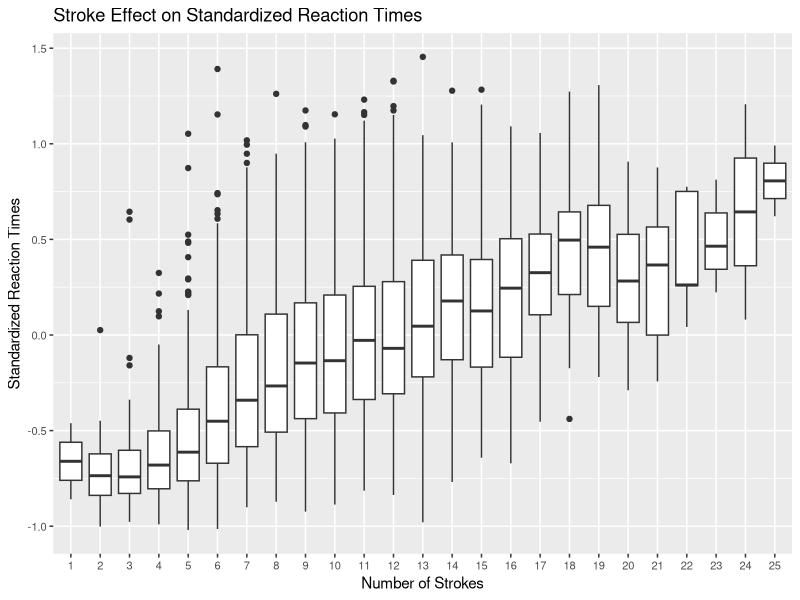

Write the R code that produced this figure.
# plot stroke effect, standardized response times as a function of stoke 
library(ggplot2)
library(dplyr)
di <-read.csv('./files/lp-items.csv')
dc <-read.csv('./files/feature.csv')
### get character over .66 acc
di_clean= di[!is.na(di$rt),]
dc.light <- dc[,c('item','num_strokes')]
dci <- merge(di_clean, dc.light, by=c("item"))
dr<- dci[which(dci$accuracy>=.66),]
dr <-dr[which(dr$lexicality=='character'),]
dr <- dr[!is.na(dr$zscore),]#remove na in zscore 
dim(dr)#4528
dr$num_strokes <- as.factor(dr$num_strokes)

# draw the plot 
plot <- ggplot(dr,aes(x=num_strokes,y=zscore))+ 
        geom_boxplot()+
        labs(title='Stroke Effect on Standardized Reaction Times')+
        theme(axis.text=element_text(size=8),
              axis.title=element_text(size=14),
              axis.title.x =element_text(size=11),
              axis.title.y =element_text(size=11))+
        xlab("Number of Strokes")+
        ylab("Standardized Reaction Times")
plot

# check number of characters less than 5
dim(dr[dr$num_strokes<4,])#76
dim(dr[dr$num_strokes<5,])#1] 201   8

